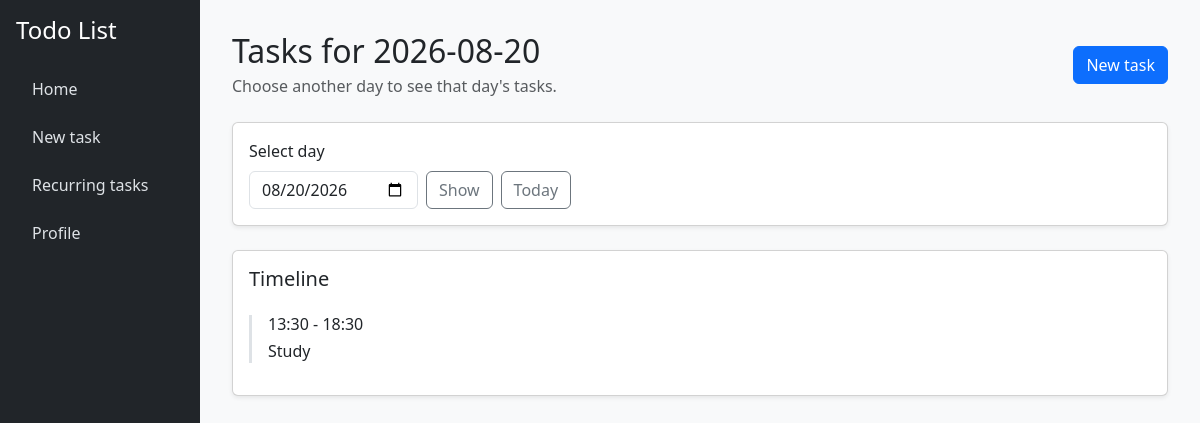
The page / (signed in) on the database its author committed.
### tables this page shows
CREATE TABLE recurrent_tasks (
    id INTEGER PRIMARY KEY AUTOINCREMENT,
    user_id INTEGER NOT NULL,
    title TEXT NOT NULL,
    description TEXT,
    start_time TEXT NOT NULL,
    end_time TEXT NOT NULL,
    recurrency TEXT NOT NULL,
    days TEXT NOT NULL
);

### app.py (the view, shortened to what this page needs)
@app.route("/", methods=["GET", "POST"])
@login_required
def index():
    selected_date = request.args.get("date")
    if not selected_date:
        selected_date = datetime.now()
    else:
        selected_date = datetime.strptime(selected_date, "%Y-%m-%d")
    selected_date = selected_date.replace(hour=0, minute=0, second=0, microsecond=0)
    registered_tasks = db.execute(
        "SELECT id, title, description, start_time, end_time FROM registered_tasks WHERE user_id = ? AND start_time >= ? AND end_time <= ? ORDER BY start_time ASC",
        session["user_id"],
        selected_date,
        selected_date + timedelta(days=1),
    )
    recurrent_tasks = db.execute(
        "SELECT id, title, description, start_time, end_time, recurrency, days FROM recurrent_tasks WHERE user_id = ? AND " \
        "(recurrency = 'daily' OR (recurrency = 'weekly' AND days LIKE ?) OR (recurrency = 'monthly' AND days LIKE ?)) ORDER BY start_time ASC",
        session["user_id"],
        f"%{selected_date.strftime('%A')}%",
        f"%{selected_date.day}%"
    )
    tasks = []
    for task in recurrent_tasks:
        tasks.append({
            "id": task["id"],
            "title": task["title"],
            "description": task["description"],
            "start_time": selected_date.strftime("%Y-%m-%d") + " " + task["start_time"],
            "end_time": selected_date.strftime("%Y-%m-%d") + " " + task["end_time"],
            "recurrency": task["recurrency"],
            "days": task["days"]
        })
    for task in tasks:
        task["start_time"] = datetime.strptime(task["start_time"], "%Y-%m-%d %H:%M")
        task["start_time"] = task["start_time"].strftime("%H:%M")
        task["end_time"] = datetime.strptime(task["end_time"], "%Y-%m-%d %H:%M")
        task["end_time"] = task["end_time"].strftime("%H:%M")
    tasks.sort(key=lambda x: x["start_time"])
    selected_task_id = request.args.get("task")
    selected_task = None
    recurrent = False
    selected_date = selected_date.strftime("%Y-%m-%d")
    if request.method == "GET":
        return render_template(
            "index.html",
            tasks=tasks,
            selected_date=selected_date,
            selected_task=selected_task,
            error=request.args.get("error"),
            recurrent=recurrent,
        )

### app.py (called while the page is built)
@app.after_request
def after_request(response):
    response.headers["Cache-Control"] = "no-cache, no-store, must-revalidate"
    response.headers["Expires"] = 0
    response.headers["Pragma"] = "no-cache"
    return response

### helpers.py (called while the page is built)
def login_required(f):
    @wraps(f)
    def decorated_function(*args, **kwargs):
        if session.get("user_id") is None:
            return redirect("/login")
        return f(*args, **kwargs)
    return decorated_function

### templates/index.html (shortened to what this page needs)
{% extends "layout.html" %}
{% block content %}
<div class="d-flex justify-content-between align-items-center mb-4">
    <div>
        <h2 class="mb-1">Tasks for {{ selected_date }}</h2>
        <p class="text-muted mb-0">Choose another day to see that day's tasks.</p>
    </div>
    <a href="{{ url_for('new_task') }}" class="btn btn-primary">New task</a>
</div>
<div class="card shadow-sm mb-4">
    <div class="card-body">
        <form method="get" class="d-flex gap-2 align-items-end">
            <div>
                <label for="date" class="form-label">Select day</label>
                <input type="date" class="form-control" id="date" name="date" value="{{ selected_date }}">
            </div>
            <button type="submit" class="btn btn-outline-secondary">Show</button>
            <a href="{{ url_for('index') }}" class="btn btn-outline-secondary">Today</a>
        </form>
    </div>
</div>
<div class="card shadow-sm">
    <div class="card-body">
        <h5 class="card-title">Timeline</h5>
        <div class="mt-4">
            {% for task in tasks %}
                <form action="/" method="GET" class="border-start border-3 ps-3 mb-3">
                    <button type="submit" style="background: none; border: none; padding: 0; color: inherit; cursor: pointer; text-align: left; width: 100%;">
                        <h6 class="mb-1">{{ task.start_time }} - {{ task.end_time }}</h6>
                        <p class="mb-0">{{ task.title }}</p>
                    </button>
                </form>
            {% else %}
                <p class="text-muted">No tasks for this day.</p>
            {% endfor %}
        </div>
    </div>
</div>
{% endblock %}

### templates/layout.html (style rules this page uses)
body { min-height: 100vh; background-color: #f8f9fa; }

### rows shown on the page
recurrent_tasks: start_time "13:30", end_time "18:30", title "Study"

### other values the page prints
{{ selected_date }} "2026-08-20"
